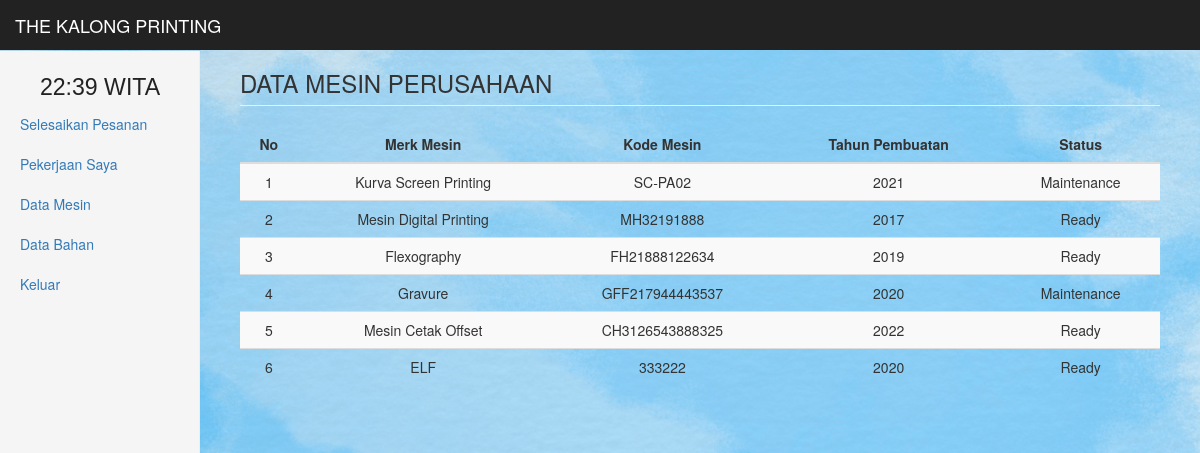
Screenshot of /absen (signed in) with the database file from the repository.
### tables this page shows
CREATE TABLE `detail_mesin` (
  `id_user` int(10) DEFAULT NULL,
  `merk_mesin` varchar(25) DEFAULT NULL,
  `kode_mesin` varchar(50) DEFAULT NULL,
  `tahun_pembuatan` varchar(25) DEFAULT NULL,
  `fungsi` varchar(255) DEFAULT NULL,
  `status` varchar(50) NOT NULL
);

### view/detail_pekerjaan.php (the view, shortened to what this page needs)
<h3 class='page-header'>DATA MESIN PERUSAHAAN
</h3>
    <div class='table-responsive'>
    <?php
        if (isset($_GET['merk_mesin'])) {
            if ($_GET['merk_mesin']!=="") {
                $id_user=$_GET['merk_mesin'];
                include './view/mesin.php';
            } else {
                header("location:mesin");
            }
        } else {
            $sql = "SELECT*FROM detail_mesin ORDER BY id_user ASC";
            $query = $conn->query($sql);
            if ($query->num_rows!==0) {
                echo "<table class='table table-striped' style='width:100%'>
                    <thead>
                        <tr>
                            <th><center>No</center></th>
                            <th><center>Merk Mesin</center></th>
                            <th><center>Kode Mesin</center></th>
                            <th><center>Tahun Pembuatan</center></th>
                            <th><center>Status</center></th>
                        </tr>
                    </thead>
                    <tbody>";
                $no=0;
                while ($get_mesin = $query->fetch_assoc()) {
                    $merk_mesin = $get_mesin['merk_mesin'];
                    $kode_mesin = $get_mesin['kode_mesin'];
                    $tahun_pembuatan = $get_mesin['tahun_pembuatan'];
                    $status = $get_mesin['status'];
                    $no++;
                    echo "<tr>
                            <td><center>$no</center></td>
                            <td><center>$merk_mesin</center></td>
                            <td><center>$kode_mesin</center></td>
                            <td><center>$tahun_pembuatan</center></td>
                            <td><center>$status</center></td>
                        </tr>";
                }
                echo "</tbody></table>";
            } else {
                echo "<div class='alert alert-danger'><strong>Tidak ada Mahasiswa untuk ditampilkan</strong></div>";
            }
        }
     ?>
</div>

### index.php (shortened to what this page needs)
<?php
if (isset($_GET['page'])) {
  $page = $_GET['page'];
} else {
  $page = "home";
}
if (!isset($_SESSION['sw']) AND !isset($_SESSION['pb'])) {
  include 'view/login.php';
} else {
  include 'view/media.php';
}
?>

### view/media.php (shortened to what this page needs)
<!DOCTYPE html>
<html lang="en"><head><meta http-equiv="Content-Type" content="text/html; charset=UTF-8">
    <link href="./lib/bootstrap.min.css" rel="stylesheet">
    <link href="./lib/ie10-viewport-bug-workaround.css" rel="stylesheet">
    <link href="./lib/dashboard.css" rel="stylesheet">
  </head>
  <body>
    <nav class="navbar navbar-inverse navbar-fixed-top">
      <div class="container-fluid">
        <?php
        include './model/layout/navbar.php';
        ?>
      </div>
    </nav>
    <div class="container-fluid">
      <div class="row">
        <div class="col-sm-3 col-md-2 sidebar">
          <?php
          include './model/layout/sidebar.php';
          ?>
        </div>
        <div class="col-sm-9 col-sm-offset-3 col-md-10 col-md-offset-2 main">
          <?php
          include './model/layout/content.php';
          ?>
        </div>
      </div>
    </div>
</body></html>

### model/layout/navbar.php (shortened to what this page needs)
<div class="navbar-header">
  <a class="navbar-brand" href="home">THE KALONG PRINTING</a>
  </div>
<div id="navbar" class="navbar-collapse collapse">
</div>

### model/layout/sidebar.php (shortened to what this page needs)
<ul class="nav nav-sidebar">
<li id="output"></li>
   <?php
   		if (isset($_SESSION['pb'])) {
   			$link=array("","add_pesanan","add_user","add_bahan","add_mesin","detail_pesanan","siswa","detail_bahan","detail_mesin","generate","katasandi&id=$_SESSION[id]","keluar");
			$name=array("","Pesanan Baru","Tambah Karyawan","Tambah Bahan","Tambah Mesin","Daftar Pesanan","Daftar Karyawan","Daftar Bahan","Daftar Mesin","Generate Pesanan","Ubah Katasandi", "Keluar");
			for ($i=1; $i <= count($link)-1 ; $i++) {
				if (strcmp($page, "$link[$i]")==0) {
			        $status = "class='active'";
			      } else {
			      	$status = "";
			      }
				echo "<li $status><a href='$link[$i]'>$name[$i]</a></li>";
			}
   		} elseif (isset($_SESSION['sw'])) {
			$sql = "SELECT*FROM detail_pesanan";
			$query = $conn->query($sql);
			$link=array("","cari_pekerjaan","pekerjaan_saya","detail_pekerjaan","detail_bahan_karyawan","keluar");
			$name=array("","Selesaikan Pesanan","Pekerjaan Saya","Data Mesin","Data Bahan","Keluar");
			for ($i=1; $i <= count($link)-1 ; $i++) {
				if (strcmp($page, "$link[$i]")==0) {
			        $status = "class='active'";
			      } else {
			      	$status = "";
			      }
			    if ($query->num_rows==0 && $link[$i]==="absen") {
					$warning = "<img src='./lib/img/warning.png' width='20' />";
				} else {
					$warning = "";
				}
				echo "<li $status><a href='$link[$i]'>$name[$i] $warning</a></li>";
			}
   		}
	?>
</ul>

### model/layout/content.php
<?php
if (strcmp($page, "absen")==0) {
        if (isset($_SESSION['sw'])) {
          include './view/detail_pekerjaan.php';
        } elseif (isset($_SESSION['pb'])) {
          include './view/adm/add_user.php';
        }
      }elseif (strcmp($page, "mesin")==0) {
        if (isset($_SESSION['sw'])) {
          include './view/mesin.php';
          } elseif (isset($_SESSION['pb'])) {
            include './view/adm/detail_mesin.php';
          }
      } elseif (strcmp($page, "detail_bahan_karyawan")==0) {
        if (!isset($_SESSION['sw'])) {
            header("location:home");
        }else {
            include './view/detail_bahan_karyawan.php';
        }
       }elseif (strcmp($page, "add_pesanan")==0) {
        if (!isset($_SESSION['pb'])) {
            header("location:home");
        }else {
          include './view/adm/add_pesanan.php';
        }
      }elseif (strcmp($page, "add_user")==0) {
        if (!isset($_SESSION['pb'])) {
            header("location:home");
        }else {
          include './view/adm/add_user.php';
        }
       } elseif (strcmp($page, "add_bahan")==0) {
        if (!isset($_SESSION['pb'])) {
            header("location:home");
        }else {
            include './view/adm/add_bahan.php';
        }
       } elseif (strcmp($page, "add_mesin")==0) {
        if (!isset($_SESSION['pb'])) {
            header("location:home");
        }else {
            include './view/adm/add_mesin.php';
        }
      } elseif (strcmp($page, "siswa")==0) {
        if (!isset($_SESSION['pb'])) {
            header("location:home");
        }else {
            include './view/adm/siswa.php';
        }
       } elseif (strcmp($page, "detail_pesanan")==0) {
        if (!isset($_SESSION['pb'])) {
            header("location:home");
        }else {
            include './view/adm/detail_pesanan.php';
        }
        } elseif (strcmp($page, "cari_pekerjaan")==0) {
        if (!isset($_SESSION['sw'])) {
            header("location:home");
        }else {
            include 'cari_pekerjaan.php';
        }
        } elseif (strcmp($page, "pekerjaan_saya")==0) {
        if (!isset($_SESSION['sw'])) {
            header("location:home");
        }else {
            include './view/pekerjaan_saya.php';
        }
       } elseif (strcmp($page, "detail_pekerjaan")==0) {
        if (!isset($_SESSION['sw'])) {
            header("location:home");
        }else {
            include './view/detail_pekerjaan.php';
        }
      } elseif (strcmp($page, "detail_bahan")==0) {
        if (!isset($_SESSION['pb'])) {
            header("location:home");
        }else {
            include './view/adm/detail_bahan.php';
        }
      } elseif (strcmp($page, "detail_mesin")==0) {
        if (!isset($_SESSION['pb'])) {
            header("location:home");
        }else {
            include './view/adm/detail_mesin.php';
        }
      } elseif (strcmp($page, "generate")==0) {
        if (!isset($_SESSION['pb'])) {
            header("location:home");
        }else {
            include './view/adm/generate.php';
        }
      } elseif (strcmp($page, "katasandi")==0) {
        if (!isset($_SESSION['pb'])) {
            header("location:home");
        }else {
            include './view/adm/katasandi.php';
        }
      } elseif (strcmp($page, "keluar")==0) {
        header("location:view/logout.php");
      } else {
        header("location:absen");
      }
?>

### view/detail_pekerjaan.php (style rules this page uses)
body { background-image: url('color.jpg'); background-repeat: no-repeat; background-attachment: fixed; background-size: cover; }

### rows the page displays
detail_mesin: merk_mesin "Kurva Screen Printing", kode_mesin "SC-PA02", tahun_pembuatan "2021", status "Maintenance"
detail_mesin: merk_mesin "Mesin Digital Printing", kode_mesin "MH32191888", tahun_pembuatan "2017", status "Ready"
detail_mesin: merk_mesin "Flexography", kode_mesin "FH21888122634", tahun_pembuatan "2019", status "Ready"
detail_mesin: merk_mesin "Gravure", kode_mesin "GFF217944443537", tahun_pembuatan "2020", status "Maintenance"
detail_mesin: merk_mesin "Mesin Cetak Offset", kode_mesin "CH3126543888325", tahun_pembuatan "2022", status "Ready"
detail_mesin: merk_mesin "ELF", kode_mesin "333222", tahun_pembuatan "2020", status "Ready"

### other values shown
$name[$i] "Selesaikan Pesanan"
$name[$i] "Pekerjaan Saya"
$name[$i] "Data Mesin"
$name[$i] "Data Bahan"
$name[$i] "Keluar"
